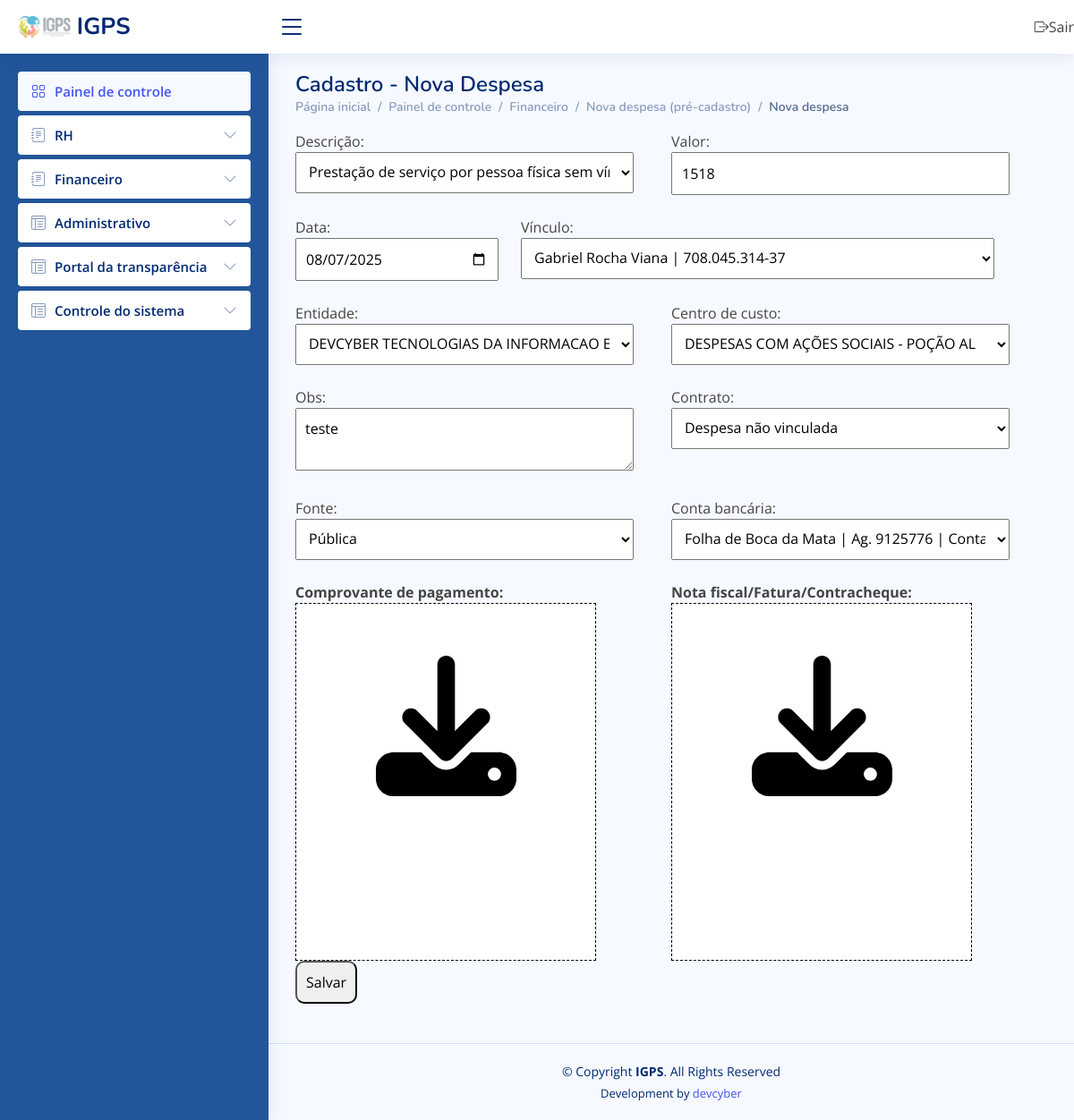
Screenshot of /nova_despesa/1/ (signed in) with the database file from the repository.
### corpo/models.py (models this page shows)
class PreCadastroContasPagar(models.Model):
    usuario_pre_cadastro = models.CharField(max_length=200)
    valor = models.CharField(max_length=200)
    vinculo = models.CharField(max_length=200)#Colaborador, Fornecedor, Movimentacao entre contas
    data = models.CharField(max_length=200)
    obs = models.CharField(max_length=5000, null=True)
    descricao = models.CharField(max_length=200)
    status = models.CharField(max_length=200)
    long = models.CharField(max_length=200)
    lat = models.CharField(max_length=200)
    entidade = models.CharField(max_length=200)
    centrodecusto = models.CharField(max_length=200, null=True)
    contrato = models.CharField(max_length=200, null=True)
    fonte = models.CharField(max_length=200, null=True)
    conta_bancaria = models.CharField(max_length=200, null=True)
    comprovante_pagamento = models.FileField(null=True)
    nota_fatura = models.FileField(null=True)#Nota fiscal, Fatura, Contracheque

### corpo/views.py (the view)
# urls.py: url(r'nova_despesa/(?P<cod>[0-9]+)/', views.nova_despesa, name="nova_despesa"),
@login_required
def nova_despesa(request, cod):
    msg = 'Tela de cadastro. Tela de pre-cadastro encerrada.'
    if request.method == 'POST':
        usuario_cadastro = request.user.username
        valor = request.POST.get('valor')
        vinculo = request.POST.get('vinculo').split('-')[0] + '-' + request.POST.get('vinculo').split('-')[1]
        nome_vinculo = request.POST.get('vinculo').split('-')[1]
        data = request.POST.get('data')
        obs = request.POST.get('obs')
        descricao = request.POST.get('descricao')
        status = ''
        long = request.POST.get('long')
        lat = request.POST.get('lat')
        entidade = request.POST.get('entidade')
        centrodecusto = request.POST.get('centrodecusto')
        contrato = request.POST.get('contrato')
        fonte = request.POST.get('fonte')
        conta_bancaria = request.POST.get('conta_bancaria')
        comprovante_pagamento = request.FILES.get('comprovante_pagamento')
        nota_fatura = request.FILES.get('comprovante_pagamento')
        ContasPagar(usuario_cadastro=usuario_cadastro, valor=valor, nome_vinculo=nome_vinculo, vinculo=vinculo, data=data, obs=obs, descricao=descricao, status=status, conta_bancaria=conta_bancaria,
        comprovante_pagamento=comprovante_pagamento, fonte=fonte, nota_fatura=nota_fatura, long=long, lat=lat, entidade=entidade, centrodecusto=centrodecusto, contrato=contrato).save()
        for c in ContratoReceita.objects.filter(id=contrato):
            valor_atual = c.valor_atual_gasto
            valor_novo = float(valor.replace('.', '').replace('.', '').replace('.', '').replace('.', '').replace('.', '').replace('.', '').replace(',', '.')) - float(valor_atual)
            c.valor_atual_gasto = valor_novo
            c.save()
        msg = 'Salvo!'
        localizar_ip = LocationService()
        resultado = localizar_ip.get_location(str(request.META.get('REMOTE_ADDR')))
        Logs(usuario=request.user.username, data_hora=datetime.now(), dados_post=request.POST.items(), dados_pc_acesso=request.META.get('HTTP_USER_AGENT', ''), ip=request.META.get('REMOTE_ADDR'), tipo_acesso=request.method, pagina=request.path, endereco=resultado).save()
    else:
        localizar_ip = LocationService()
        resultado = localizar_ip.get_location(str(request.META.get('REMOTE_ADDR')))
        Logs(usuario=request.user, data_hora=datetime.now(), dados_post='', dados_pc_acesso=request.META.get('HTTP_USER_AGENT', ''), ip=request.META.get('REMOTE_ADDR'), tipo_acesso=request.method, pagina=request.path, endereco=resultado).save()
    return render(request, 'nova_despesa.html', {'permissao': request.user.last_name, 'colaboradores': Colaboradores.objects.filter(status=''), 'msg': msg,
    'precadastro': PreCadastroContasPagar.objects.filter(id=cod), 'entidades': Entidade.objects.filter(status=''), 'fornecedores': Fornecedor.objects.filter(status=''),
    'centrosdecusto': CentroCusto.objects.filter(status=''), 'contratos': ContratoReceita.objects.filter(status=''), 'contas': ContaBancaria.objects.filter(status='')})

### corpo/ip_to_endereco.py (called while the page is built)
    def get_location(self, ip_address):
        try:
            response = self.reader.city(ip_address)
            return str(response.city.name) + ', ' + str(response.subdivisions.most_specific.name) + ' - ' + str(response.country.name)
        except geoip2.errors.AddressNotFoundError:
            return "rastreamento sem exito"

### corpo/templates/nova_despesa.html (shortened to what this page needs)
{% extends 'painel.html' %}
{% block link %}
      <h1>Cadastro - Nova Despesa</h1>
      <nav>
        <ol class="breadcrumb">
          <li class="breadcrumb-item"><a href="https://igps.net.br/painel/">Página inicial</a></li>
          <li class="breadcrumb-item"><a href="https://igps.net.br/painel/">Painel de controle</a></li>
          <li class="breadcrumb-item"><a href="#">Financeiro</a></li>
          <li class="breadcrumb-item"><a href="#">Nova despesa (pré-cadastro)</a></li>
          <li class="breadcrumb-item active">Nova despesa</li>
        </ol>
      </nav>
      {% endblock %}
{% block content %}
<form method="POST" enctype="multipart/form-data">{% csrf_token %}
    {% for p in precadastro %}
    <div style="float: left; width: 100%">
        <div style="float: left; width: 50%;">
            Descrição: <br>
            <select name="descricao">
                {% if p.descricao == 'Prestacao de servico por pessoa física sem vínculo empregatício' %}
                <option value="Prestacao de servico por pessoa física sem vínculo empregatício" selected>Prestação de serviço por pessoa física sem vínculo empregatício</option>
                {% else %}
                <option value="Prestacao de servico por pessoa física sem vínculo empregatício">Prestação de serviço por pessoa física sem vínculo empregatício</option>
                {% endif %}
            </select>
            <br><br>
        </div>
        <div style="float: left; width: 50%;">
            Valor: <br>
            <input type="text" name="valor" required="required" value="{{ p.valor }}" id="valor" placeholder="R$ 1.000.000,00">
            <br><br>
        </div>
    </div>
    <div style="float: left; width: 100%">
        <div style="float: left; width: 30%;">
            Data: <br>
            <input type="date" required="required" value="{{ p.data }}" name="data">
            <br><br>
        </div>
        <div style="float: left; width: 70%;">
            Vínculo: <br>
            <select name="vinculo" id="">
                {% for c in colaboradores %}
                    {% if c.cpf == p.vinculo %}
                    <option value="{{ c.cpf }}-{{ c.nome }}" selected>{{ c.nome }} | {{ c.cpf }}</option>
                    {% else %}
                    <option value="{{ c.cpf }}-{{ c.nome }}">{{ c.nome }} | {{ c.cpf }}</option>
                    {% endif %}
                {% endfor %}
            </select>
            <br><br>
        </div>
    </div>
    <div style="float: left; width: 100%">
        <div style="float: left; width: 50%;">
            Entidade: <br>
            <select name="entidade" id="">
                {% for e in entidades %}
                    {% if e.id|stringformat:"s" == p.entidade %}
                    <option value="{{ e.id }}" selected>{{ e.razao_social }}</option>
                    {% else %}
                    <option value="{{ e.id }}">{{ e.razao_social }}</option>
                    {% endif %}
                {% endfor %}
            </select>
            <br><br>
        </div>
        <div style="float: left; width: 50%;">
            Centro de custo: <br>
            <select name="centrodecusto" id="">
                {% for c in centrosdecusto %}
                    {% if p.centrodecusto == c.id %}
                        <option value="{{ c.id }}" selected>{{ c.nome }}</option>
                    {% else %}
                        <option value="{{ c.id }}">{{ c.nome }}</option>
                    {% endif %}
                {% endfor %}
            </select>
            <br><br>
        </div>
    </div>
    <div style="float: left; width: 100%">
        <div style="float: left; width: 50%;">
            Obs: <br>
            <textarea name="obs">{{ p.obs }}</textarea>
            <br><br>
        </div>
        <div style="float: left; width: 50%;">
            Contrato: <br>
            <select name="contrato">
                {% for c in contratos %}
                <option value="" {% if "" == p.contrato %} selected {% endif %}>Despesa não vinculada</option>
                {% endfor %}
            </select>
        </div>
    </div>
    <div style="float: left; width: 100%">
        <div style="float: left; width: 50%;">
        Fonte: <br>
        <select name="fonte" id="fonte">
            <option value="Pública">Pública</option>
        </select>
        </div>
        <div style="float: left; width: 50%;">
            Conta bancária: <br>
            <select name="conta_bancaria" id="conta_bancaria">
                {% for c in contas %}
                <option value="{{ c.id }}" {% if c.id == p.conta_bancaria %} selected {% endif %}>{{ c.apelido }} | Ag. {{ c.agencia }} | Conta: {{ c.conta }} | Banco: {{ c.banco }}</option>
                {% endfor %}
            </select>
        </div>
    </div>
    {% endfor %}
    <div style="float: left; width: 100%">
        <div style="float: left; width: 50%;">
            <br>
            <b>Comprovante de pagamento:</b> <br>
            <label for="anexo_comprovante_pagamento" id="campo-comprovante_pagamento" style="border: 1px dashed black; background-color: white; width: 80%; height: 400px; text-align: center; margin: 0 auto">
                <br><br>
            </label>
        </div>
        <div style="float: left; width: 50%;">
            <br>
            <b>Nota fiscal/Fatura/Contracheque:</b> <br>
            <label for="anexo_nota_fatura" id="campo-nota_fatura" style="border: 1px dashed black; background-color: white; width: 80%; height: 400px; text-align: center; margin: 0 auto">
                <br><br>
            </label>
        </div>
    </div>
    <br><br>
    <button style="padding: 10px; border-radius: 10px;" id="botao"> Salvar</button>
    <br><br>
</form>
{% endblock %}

### corpo/static/css/style_painel.css (style rules this page uses)
:root { scroll-behavior: smooth; }
body { font-family: "Open Sans", sans-serif; background: #f6f9ff; color: #444444; }
h1, h2, h3, h4, h5, h6 { font-family: "Nunito", sans-serif; }
.pagetitle h1 { font-size: 24px; margin-bottom: 0; font-weight: 600; color: #012970; }
.breadcrumb { font-size: 14px; font-family: "Nunito", sans-serif; color: #899bbd; font-weight: 600; }
.breadcrumb a { color: #899bbd; transition: 0.3s; }
.breadcrumb .breadcrumb-item::before { color: #899bbd; }
.breadcrumb .active { color: #51678f; font-weight: 600; }

### corpo/templates/nova_despesa.html (style rules this page uses)
select, textarea, label, input { padding: 10px; width: 90% }
form { width: 100%; }

### rows the page displays
PreCadastroContasPagar: descricao "Prestação de serviço por pessoa física sem vínculo empregatício", valor "1518", data "08/07/2025", obs "teste"

### other values shown
form field vinculo "Gabriel Rocha Viana | 708.045.314-37"
form field entidade "DEVCYBER TECNOLOGIAS DA INFORMACAO E COMUNICACAO LTDA"
form field centrodecusto "DESPESAS COM AÇÕES SOCIAIS - POÇÃO AL"
form field conta_bancaria "Folha de Boca da Mata | Ag. 9125776 | Conta: 2423423-1 | Banco: 104 - Caixa Econômica Federal"
